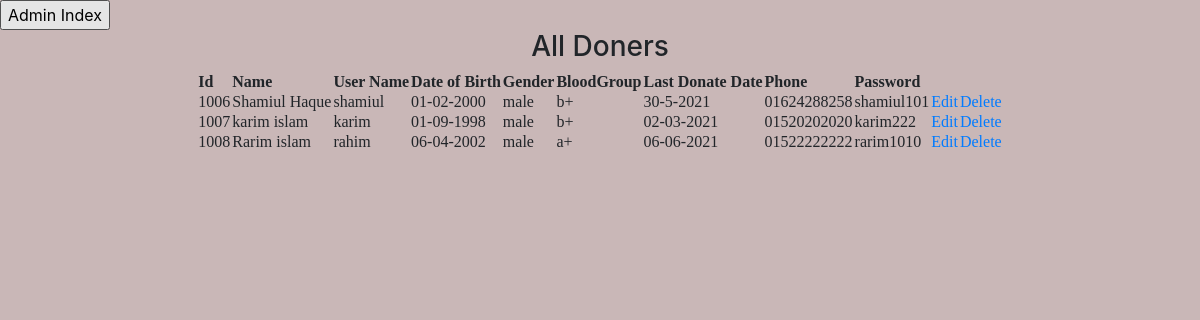
Screenshot of /Doner/allDoner.php with the database file from the repository.
### tables this page shows
CREATE TABLE `doner` (
  `id` int(11) NOT NULL,
  `name` varchar(15) NOT NULL,
  `username` varchar(20) NOT NULL,
  `dob` varchar(20) NOT NULL,
  `gender` varchar(20) NOT NULL,
  `bloodgroup` varchar(8) NOT NULL,
  `donate` varchar(20) NOT NULL,
  `phone` varchar(15) NOT NULL,
  `password` varchar(10) NOT NULL
);

### Doner/controllers/donercon.php (called while the page is built, shortened)
<?php
    require_once 'models/db_config.php';
	$id="";
	function getDoners($id) {
		$query = "select * from doner";
		$rs = get($query);
		return $rs;
	}
	 ?>

### Doner/models/db_config.php (called while the page is built, shortened)
<?php
	$db_server="localhost";
	$db_uname="root";
	$db_pass="";
	$db_name="my2p";
    function get($query) {
        global $db_server,$db_uname,$db_pass,$db_name ;
        $conn = mysqli_connect($db_server,$db_uname,$db_pass,$db_name);
        $data = array();
        if($conn) {
            $result = mysqli_query($conn,$query);
            while ($row = mysqli_fetch_assoc($result)) {
                $data [] = $row;
            }
        }
        return $data;
    }
?>

### Doner/allDoner.php (the view, shortened to what this page needs)
<?php
      require_once 'controllers/donercon.php';
      $doners = getDoners($id);
?>
<html>
    <head>
    <link rel="stylesheet" href="https://maxcdn.bootstrapcdn.com/bootstrap/4.0.0/css/bootstrap.min.css">
    <link rel="stylesheet" href="editd.css">
    </head>
    <body >
    <a href="/Project_2021/index.php">  <input type="button" name="User" value="Admin Index"> </a>
        <fieldset>
		    <h3 align="middle">All Doners</h3>
            <p align="middle">
			<table >
               <th>Id</th>
			   <th>Name</th>
               <th>User Name</th>
               <th>Date of Birth</th>
               <th>Gender</th>
			   <th>BloodGroup</th>
               <th>Last Donate Date</th>
			   <th>Phone</th>
			   <th>Password</th>
                <?php
                foreach($doners as $d){
                    echo "<tr>";
                        echo "<td>".$d["id"]."</td>";
                        echo "<td>".$d["name"]."</td>";
                        echo "<td>".$d["username"]."</td>";
                        echo "<td>".$d["dob"]."</td>";
                        echo "<td>".$d["gender"]."</td>";
						echo "<td>".$d["bloodgroup"]."</td>";
                        echo "<td>".$d["donate"]."</td>";
						echo "<td>".$d["phone"]."</td>";
						echo "<td>".$d["password"]."</td>";
						echo '<td><a href="editDoner.php?id='.$d["id"].'">Edit</a></td>';
                        echo '<td><a href="deleteDoner.php?id='.$d["id"].'">Delete</a></td>';
                    echo "</tr>";
                }
                ?>
            </table>
			</p>
        </fieldset>
    </body>
</html>

### Doner/editd.css (style rules this page uses)
body { background-color: c9b7b7; }
p { font-family: verdana; font-size: 20px; }

### rows the page displays
doner: id "1006", name "Shamiul Haque", username "shamiul", dob "01-02-2000", gender "male", bloodgroup "b+", donate "30-5-2021", phone "01624288258", password "shamiul101"
doner: id "1007", name "karim islam", username "karim", dob "01-09-1998", gender "male", bloodgroup "b+", donate "02-03-2021", phone "01520202020", password "karim222"
doner: id "1008", name "Rarim islam", username "rahim", dob "06-04-2002", gender "male", bloodgroup "a+", donate "06-06-2021", phone "01522222222", password "rarim1010"
